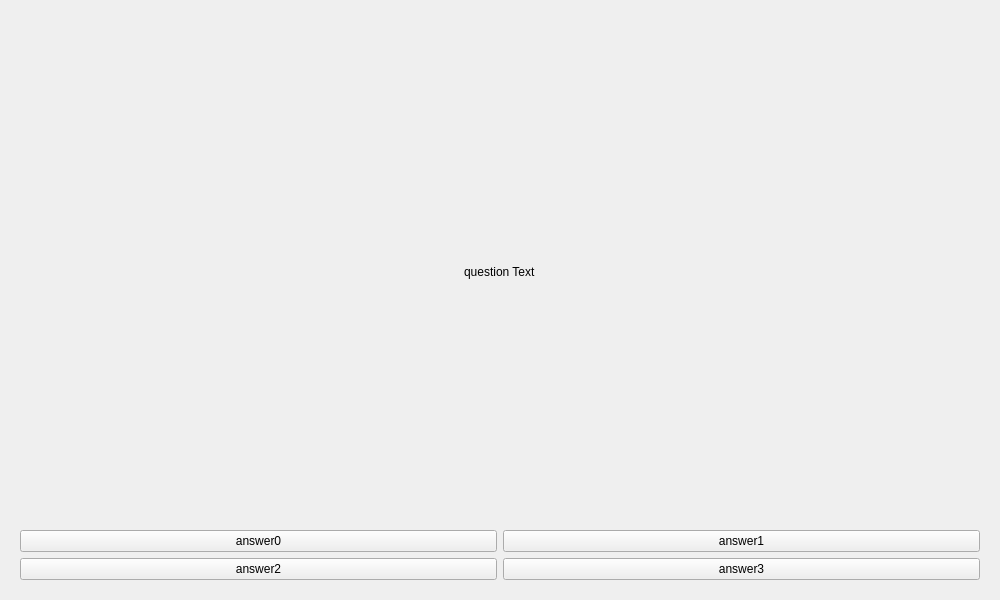
<?xml version="1.0" encoding="UTF-8"?>
<ui version="4.0">
 <class>QuestionOverseer</class>
 <widget class="QWidget" name="QuestionOverseer">
  <property name="geometry">
   <rect>
    <x>0</x>
    <y>0</y>
    <width>1000</width>
    <height>600</height>
   </rect>
  </property>
  <property name="maximumSize">
   <size>
    <width>1000</width>
    <height>600</height>
   </size>
  </property>
  <property name="windowTitle">
   <string>Form</string>
  </property>
  <layout class="QGridLayout" name="gridLayout">
   <item row="0" column="0">
    <widget class="QWidget" name="container" native="true">
     <property name="minimumSize">
      <size>
       <width>500</width>
       <height>500</height>
      </size>
     </property>
     <layout class="QHBoxLayout" name="horizontalLayout">
      <item>
       <layout class="QVBoxLayout" name="questionPanel">
        <item>
         <spacer name="verticalSpacer_3">
          <property name="orientation">
           <enum>Qt::Orientation::Vertical</enum>
          </property>
          <property name="sizeHint" stdset="0">
           <size>
            <width>20</width>
            <height>40</height>
           </size>
          </property>
         </spacer>
        </item>
        <item alignment="Qt::AlignmentFlag::AlignHCenter">
         <widget class="QLabel" name="questionLabel">
          <property name="text">
           <string>question Text</string>
          </property>
         </widget>
        </item>
        <item>
         <spacer name="verticalSpacer_4">
          <property name="orientation">
           <enum>Qt::Orientation::Vertical</enum>
          </property>
          <property name="sizeHint" stdset="0">
           <size>
            <width>20</width>
            <height>40</height>
           </size>
          </property>
         </spacer>
        </item>
        <item>
         <layout class="QGridLayout" name="answerGrid">
          <item row="1" column="0">
           <widget class="QPushButton" name="answer2">
            <property name="text">
             <string>answer2</string>
            </property>
           </widget>
          </item>
          <item row="0" column="0">
           <widget class="QPushButton" name="answer0">
            <property name="text">
             <string>answer0</string>
            </property>
           </widget>
          </item>
          <item row="0" column="1">
           <widget class="QPushButton" name="answer1">
            <property name="text">
             <string>answer1</string>
            </property>
           </widget>
          </item>
          <item row="1" column="1">
           <widget class="QPushButton" name="pushButton_8">
            <property name="text">
             <string>answer3</string>
            </property>
           </widget>
          </item>
         </layout>
        </item>
       </layout>
      </item>
     </layout>
    </widget>
   </item>
  </layout>
 </widget>
 <resources/>
 <connections/>
</ui>
